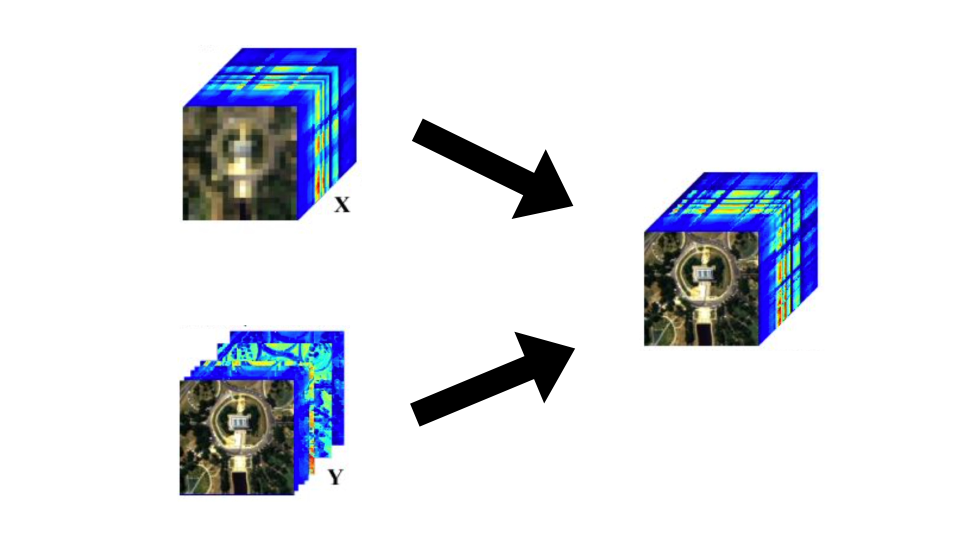
#> input picture TP4_pansharpening/Illustration_pansharpening.jpeg, 1920 x 1080 px (shown at 1/2 size); its folder holds only this picture in this run
$ python -i mvalab.py   (imports and definitions only)   (older library calls are emulated)
#> lines starting #> are read from the running program, lines starting #| are printed output that depends on the picture; after the words box and inside, x2 and y2 are one past the last pixel; in counts of white or black regions, pixels touching at a corner belong together
# -*- coding: utf-8 -*-
#
# Lecture des fichiers "tÃ©lÃ©com"
# Sylvain Lobry 2015
# JM Nicolas 2015#
#
# Septembre 2017 : on introduit mat2imz
#   sauvegarde en 8 bits ou en float. Pas d'autre choix
#   possibilitÃ© de gÃ©nÃ©rer un fichier .hdr en mettant une option
#
# Janvier 2018 : introduction de dat2mat pour le projet biomass
#               : introduction de cos2mat (uniquement les complex short)
#
# Aout 2018 : possibilitÃ© de lire un fichier url
#
##########################################################################
#
# Aout 2018 : introduction d'un test de version pour urllib
#
##########################################################################
#
#  Sauvegarde au fomat TÃ©lÃ©com : mat2imz
#
##########################################################################
#
# Affichage d'images "visusar"
#
#
#########################################################################
u"""
lecture, Ã©criture et affichage d'images Ã  forte dynamique, rÃ©eles ou complexes (radar)
"""

MVALABVERSION=u"V2.1  Version du 5 fÃ©vrier 2019"

#############################################################################

import sys  # pour la version de python
import os.path

import numpy as npy

import scipy.fftpack as spyfftpack
import scipy.io as spio


import struct
import matplotlib.pyplot as plt
import matplotlib.gridspec as gridspec

import math

import urllib
from urllib import *
from urllib.request import urlopen


globalparamnotebook=0

##############################################################################
#
def version():
    return MVALABVERSION
##############################################################################
#############################
# [1351 lines left out: functions notebook, matlab2imz, imz2matbase, imz2mat, imaread, imwread and 23 more, not called in this run]

#
#######################################################################################
#######################################################################################
    #  FIN DES LECTURES
#######################################################################################
#######################################################################################

######################################################
######################################################
# SEPTEMBRE 2017
#

typecode='<f'  # < : little endian
hdrcode='byte order = 0'  # pour .hdr d'IDL/ENVI
imacode='-byteorder = 0'  # pour .dim (mesure conservatoire)


# [166 lines left out: function mat2imz, not called in this run]


######################################################
######################################################
        #######################################################################################
#  OUTILS VISU
#######################################################################################
#######################################################################################
#
def visusarbase(tabimaparam,paramseuil,tagspe, *therest):
#
# on commence par eliminer les tableaux manifestement trop petits...
# ainsi que les tableaux reduit a la valeur 0 (entiere)
#
    # si tagspe==0 : pas de show, ni de titre
#
# Mai 2018 : *therest pour ne remplir qu'une partie de la figure
# d'oÃ¹ ipart, mais qui sert aussi Ã  neutraliser les affichages
#
# Sept 2018 : zparam peut aussi Ãªtre un tableau [vmin,vmax]
#
#
# therest :
#   [0] : pour les affichages
#   [1] : pour les histogrammes     if type(tabima)== str :
    if type(tabimaparam)== str :
        tabimatab=imz2mat(tabimaparam)
        tabima = tabimatab[0]
    else :
        tabima=tabimaparam
#
    ipart=0
    kparamhisto=0
    if len(therest)>0 :
        ipart=therest[0]

    if isinstance(tabima,int)==True:
        legspe='Pas de visualisation : Tableau nul'
        print(legspe)
        return

    RSI=tabima.size
    if RSI<16:
        legspe='Pas de visualisation : Tableau manifestement beaucoup trop petit (%d) pour etre une image : pas d''affichage' %(RSI)
        print(legspe)
        return 0

#    else:
#        print("visusar sans second parametre'

    R=tabima.shape
    ZZ=len(R)
    if ZZ==3:  # on traite Ã  part les couleurs
        malegende='3 canaux couleurs (RVB)'
        print("Affichage comme image en couleur (3 canaux)")
        if tagspe > 0 :
            plt.figure()
            if ipart==1 :
                print(u'Figure rÃ©duite pour l\'image')
        plt.imshow(tabima/255.,interpolation='nearest')
        if tagspe > 0 :
            plt.title(malegende)
            plt.show()
        return 0


    if npy.isrealobj(tabima)==True:
        print("Affichage d'une image reelle")
        BB=tabima
    if npy.isrealobj(tabima)==False:
        print("Affichage d'une image complexe : on prend le module")
        BB=abs(tabima)
    valmin=npy.min(BB)
    valmax=npy.max(BB)
    valsig=npy.std(BB)
    valmoy=npy.mean(BB)
    legx='Min %.3f   Max %.3f    Moy %.3f   Ect %.3f ' %(valmin,valmax,valmoy,valsig)

#
#  par defaut visusarbase affiche avec un seuil de vmoy + kparam * vsig et avec kparam = 3
    kparam=3  # par defaut
    itagseuil=1
    seuilmin=0.  # par defaut

    if type(paramseuil) == list :
        seuilmin=paramseuil[0]
        seuilmax=paramseuil[1]
        kparam=(seuilmax-valmoy)/valsig
        if kparamhisto==0 :
            kparamhisto=kparam
        print(u'seuil min (%.1f) et seuilmax (%.1f) passÃ©s en argument. kparam = %.1f'%(seuilmin, seuilmax, kparam))
        malegende=u'Image affichÃ©e entre %.1f et %.1f  (vmoy + %.1f vsig)'%(seuilmin,seuilmax,kparam)
    else:
    # ancien cas
        zparam = paramseuil


        if zparam!=-999:
            kparam=zparam

        if kparam<0 :
            itagseuil=2
            kparam=-kparam

        if kparam>0:
            seuilmax=valmoy+kparam*valsig
            if seuilmax>valmax:
                BB[0,0]=seuilmax
            if kparamhisto==0 :
                kparamhisto=kparam

            if itagseuil==2 :
                seuilmin=valmoy-kparam*valsig

            malegende=u'Image  [%.2f, %.2f] seuil %.2f \n   valmoy (%.3f) + %.3f sigma (%.3f) ' %(seuilmin, valmax, seuilmax,valmoy,kparam,valsig)

# [12 lines of commented-out code are left out]
        if kparam==0:
            malegende='kparam=0 : Image sans seuillage'
            seuilmin=valmin
            seuilmax=valmax
###########" fin cas historique


    masque=BB<seuilmax
    BB=BB*masque+(1-masque)*seuilmax
    masque2=BB>seuilmin
    BB=BB*masque2+(1-masque2)*seuilmin

#        malegende='Image seuillee : valmoy (%.3f) +- %.3f sigma  (%.2f;%.2f)\n seuil %.1f' %(valmoy,kparam,seuilmin,seuilmax)


    if tagspe==0:
        print('Visusar sans plt.show, ni titre')

    if tagspe <0 :
        print('Visusar sans affichage')
        print(legx)
        return(BB)


    if len(therest)>1 :
#        print(u'Passage de kparamhisto en parametre %.3f', therest[1] )
        if therest[1] != 0. :
            kparamhisto=therest[1]


    if tagspe > -1 :
        if tagspe>0 :
            if globalparamnotebook==0 :
                fig = plt.figure()
            if globalparamnotebook>0 :
                fig = plt.figure(figsize=(12,12))
            plt.xlabel(legx)


        if ipart>0 :
            if tagspe==0:
                print(u'Affichage pas conforme (appel de l''histogramme en mode Z)')
            gs = gridspec.GridSpec( 8, 1)
            plt.subplot( gs[0:7,0] )
            plt.xticks([])
            plt.yticks([])

#        plt.imshow(BB)
        if tagspe>0 :
            plt.suptitle(malegende)
        cax=plt.imshow(BB,interpolation='nearest')

#        plt.suptitle(malegende)
#
#        if tagspe>0 :
#            plt.suptitle(malegende)
#        if ipart==2 :
#            plt.title(malegende)  # placement trÃ¨s subtil, avant l'Ã©ventuel histogramme
#
        plt.set_cmap('gray')
        if len(therest)>2 :
            plt.set_cmap('jet')
        if ipart>0 :
            plt.subplot( gs[7,0] )
            ntot=R[0]*R[1]
            seuilmax=valmoy+kparamhisto*valsig
            noutlier=npy.sum(tabima>seuilmax)
            fntot=float(ntot)
            fnoutlierpourcent=float(noutlier)*100./fntot

            seuilmaxhisto= seuilmax
#            if  seuilmaxhisto > valmax :
#                seuilmaxhisto = valmax   # octobre 2018 : source d'erreur pour l'opÃ©rateur
#            plt.hist(npy.reshape(tabima,ntot), bins=256, normed=True, color='wheat')
            if npy.isrealobj(tabima)==True:
                print('Histogramme des valeurs d''une image (%.3f %.3f) entre %.3f et %.3f'%( npy.min(tabima), npy.max(tabima),seuilmin,seuilmaxhisto))
#                print("Histogramme d'une image reelle")plt.hist(crop_classe0.ravel(),bins=256)
#                plt.hist(npy.reshape(tabima,ntot), range=[seuilmin,seuilmaxhisto], bins=256, normed=True, color='wheat')
                resulvoid=plt.hist(tabima.ravel(), range=[seuilmin,seuilmaxhisto], bins=256, normed=True, color='wheat')
            else:
                print(u'Histogramme des valeurs absolues d''une image complexe')
#                plt.hist(npy.reshape(npy.abs(tabima),ntot), range=[seuilmin,seuilmaxhisto], bins=256, normed=True, color='wheat')
                resulvoid=plt.hist(npy.abs(tabima.ravel()), range=[seuilmin,seuilmaxhisto], bins=256, normed=True, color='wheat')
            yyymin,yyymax=plt.ylim()
            plt.plot([seuilmax,seuilmax],[yyymin,yyymax],'k--')
            if kparamhisto > kparam and seuilmax < valmax:
                if npy.isrealobj(tabima)==True:
                    noutlierhisto=npy.sum(tabima>seuilmax)
                else:
                    noutlierhisto=npy.sum(npy.abs(tabima)>seuilmax)
                fnoutlierhistopourcent=float(noutlierhisto)*100./fntot
###                plt.xlim([0.,seuilmaxhisto])
                baratinx=u'%d pixels > %.1f (%.1f  %%) ,   %d pixels > %.1f (%.3f  %%)'%(noutlier,seuilmax,fnoutlierpourcent,noutlierhisto,seuilmax,fnoutlierhistopourcent)
            else :
                baratinx=u'[%d]    %d pixels > %.1f (%.1f  %%)'%(int(fntot), noutlier,seuilmax,fnoutlierpourcent)

            if seuilmin > 0.001 :
                noutliermin=npy.sum(tabima<seuilmin)
                if noutliermin > 0 :
                    fnoutlierminpourcent=float(noutliermin)*100./fntot
                    baratinx=u'%d pixels < %.1f (%.1f  %%)      '%(noutliermin,seuilmin,fnoutlierminpourcent)+baratinx


            plt.xlabel(baratinx)
            plt.yticks([])
            plt.xlim([seuilmin,seuilmaxhisto])


        if len(therest)>2 :
            plt.set_cmap('jet')
#            plt.hist(npy.reshape(BB,ntot), bins=256, normed=True,range=[0.,2.],color='wheat')

#        plt.gray()            cax=plt.imshow(image, cmap=cm.coolwarm)

#    plt.colorbar(orientation="horizontal", fraction=0.05, aspect=40)
            vmax=seuilmax
            cbar = fig.colorbar(cax, ticks=[valmin, 0., valmax], orientation='horizontal', fraction=0.05, aspect=40)

#    print(malegende)

    if tagspe>0:
        ncol=npy.size(tabima,1)
        nlig=npy.size(tabima,0)
        print('plt.show dans visusar : image %d x %d'%(ncol,nlig))
        plt.show()

    return BB


# [61 lines left out: functions visusar, visuinterfero, not called in this run]

def visusarZ(tabima, *therest):
    nnn=-999
    itag=0
    if(len(therest)>0):
        nnn=therest[0]
    if(len(therest)>1):
        itag=therest[1]

    coderetour =    visusarbase(tabima,nnn,0,itag)

    if type(tabima)== str :
        visusartitre(tabima)

    return coderetour

        #
def visusarspectre(image,*therest):
    u'''
    Une image est passÃ©e en premier argument

    l'image et son spectre sont tracÃ©es

    le second argument (facultatif) est une lÃ©gende
    '''

    global globalparamnotebook

    if  globalparamnotebook==0 :
        plt.figure(figsize=(12,6))
        plt.subplot(121)
        visusarZ(image)
        plt.subplot(122)
        visusarZ(spyfftpack.fftshift(spyfftpack.fft2(image)))
        if(len(therest)>0):
            montitre=therest[0]
            plt.suptitle(montitre)
        plt.show()

    if  globalparamnotebook==1:
        if(len(therest)>0):
            montitre=therest[0]
        visusar(image)
        if(len(therest)>0):
            plt.suptitle(montitre)
        visusar(spyfftpack.fftshift(spyfftpack.fft2(image)))
        if(len(therest)>0):
            plt.suptitle(montitre)


# [145 lines left out: functions visuflicker, centrercentroidazi, chirp_ers, synthese_range, synthese_azimuth, not called in this run]

>>> import cv2
>>> picture = cv2.imread('../TP4_pansharpening/Illustration_pansharpening.jpeg', cv2.IMREAD_GRAYSCALE)
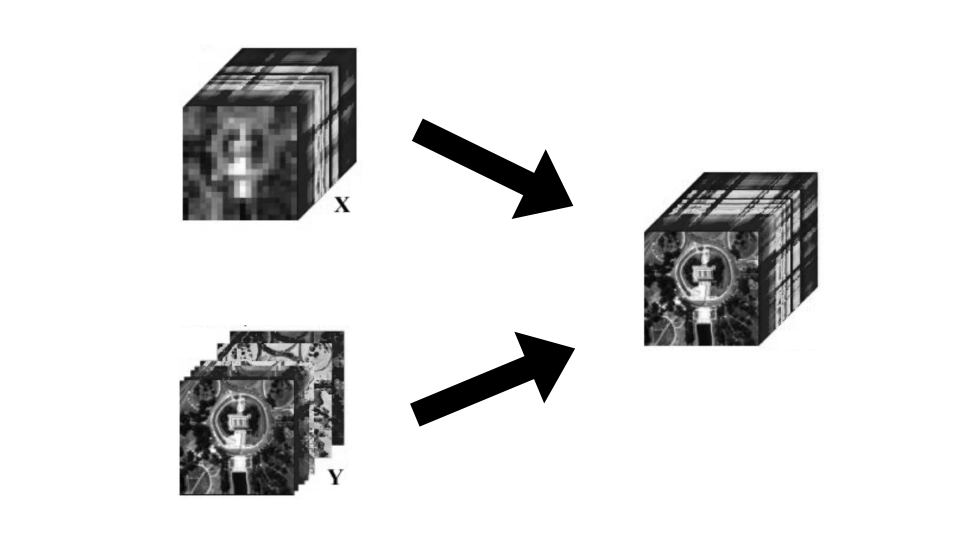
#> picture: shape (1080, 1920) (shown at 1/2 size); min 0, max 255, mean 224.6
>>> result = visusarspectre(picture)
#> in visusarbase, `valmin=npy.min(BB)`: valmin = 0
#> in visusarbase, `valmax=npy.max(BB)`: valmax = 255
#> in visusarbase, `valsig=npy.std(BB)`: valsig = 71.41
#> in visusarbase, `valmoy=npy.mean(BB)`: valmoy = 224.6
#> in visusarbase, `seuilmax=valmoy+kparam*valsig`: seuilmax = 438.8
#> in visusarbase, `BB[0,0]=seuilmax`: BB: shape (1080, 1920); under 0.01% of pixels changed, all inside (x1, y1, x2, y2) = (0, 0, 1, 1)
#> in visusarbase, `masque=BB<seuilmax`: masque: shape (1080, 1920) bool; every value is 1
#> in visusarbase, `masque2=BB>seuilmin`:
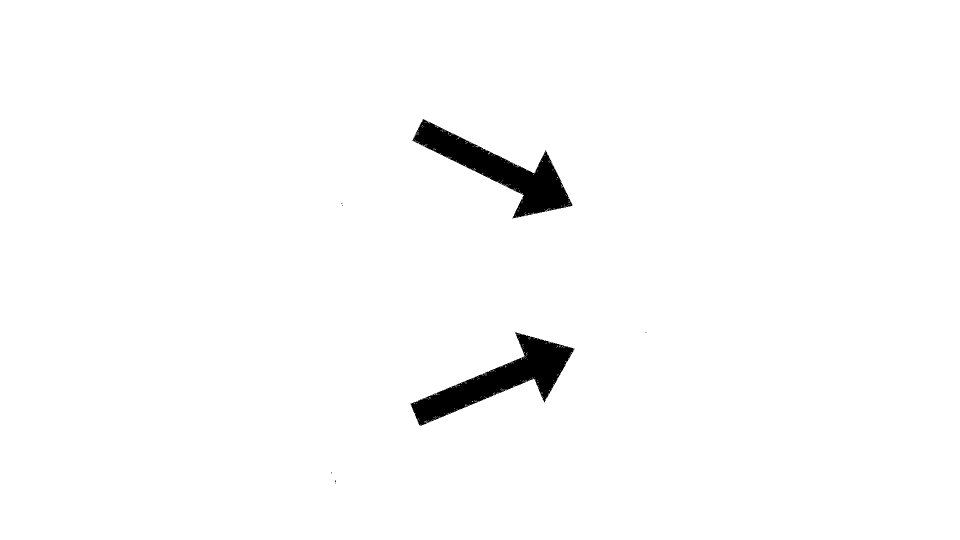
#> masque2: shape (1080, 1920) bool (shown at 1/2 size); 98.2% white; 8 black regions (6 under 20 px), largest, box (x1, y1, x2, y2) and area: (821, 664, 1149, 852) 19134, (825, 238, 1145, 437) 19105
#> call 2 of visusarbase, with tabimaparam = array of shape (1080, 1920), paramseuil = -999, tagspe = 0
#> in visusarbase (call 2), `valmin=npy.min(BB)`: valmin = 1.07
#> in visusarbase (call 2), `valmax=npy.max(BB)`: valmax = 465677787
#> in visusarbase (call 2), `valsig=npy.std(BB)`: valsig = 339203.6
#> in visusarbase (call 2), `valmoy=npy.mean(BB)`: valmoy = 9718.8
#> in visusarbase (call 2), `seuilmax=valmoy+kparam*valsig`: seuilmax = 1027329.5
#> in visusarbase (call 2), `masque=BB<seuilmax`:
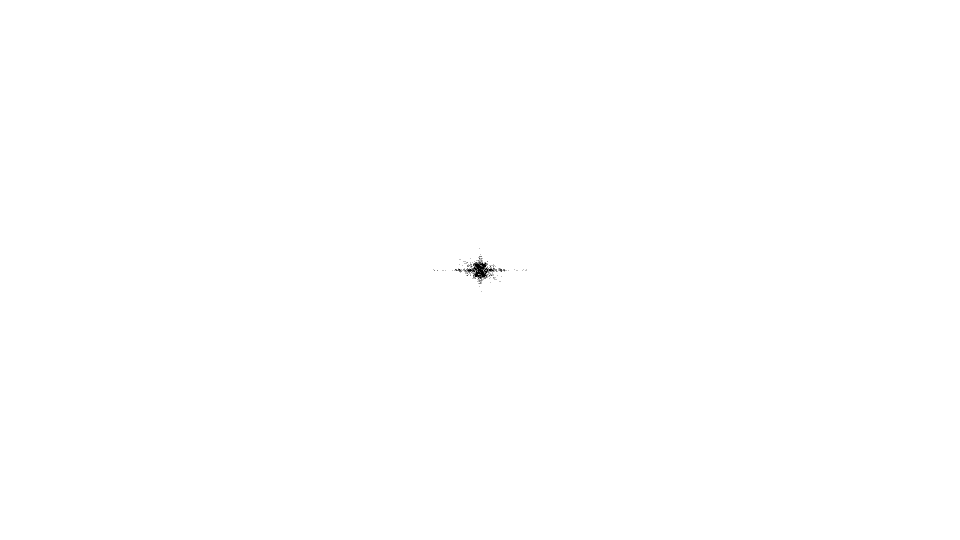
#> masque: shape (1080, 1920) bool (shown at 1/2 size); 99.9% white; 107 black regions (104 under 20 px), largest, box (x1, y1, x2, y2) and area: (926, 519, 995, 562) 907, (916, 537, 924, 545) 25, (997, 536, 1005, 544) 25
#> in visusarbase (call 2), `BB=BB*masque+(1-masque)*seuilmax`:
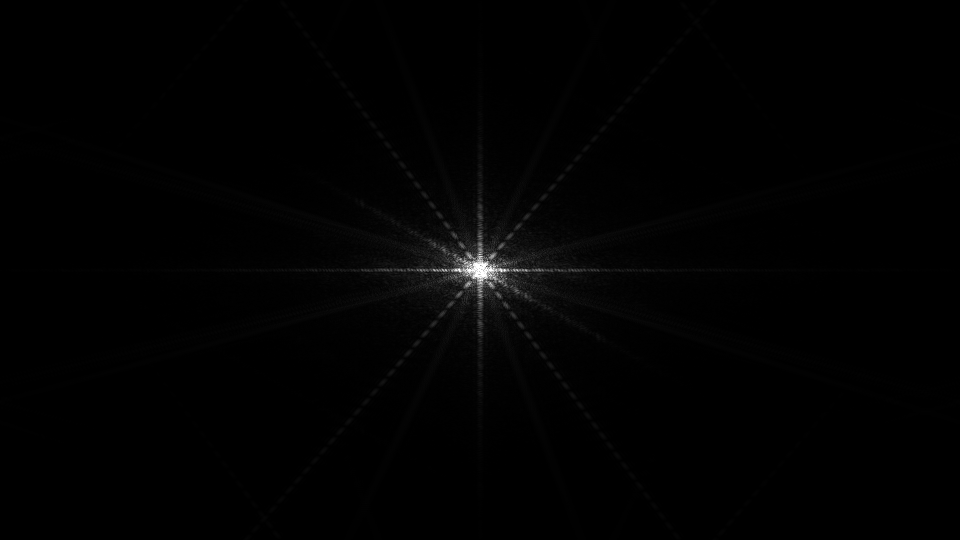
#> BB: shape (1080, 1920) float64 (shown at 1/2 size); min 1.07, max 1027329.5, mean 8577.3; drawn with min black and max white
